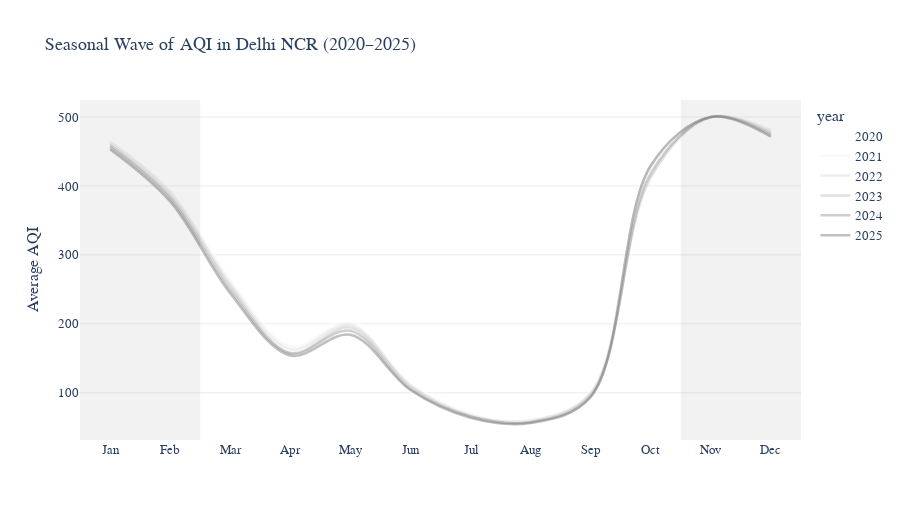

The cell this chart's notebook holds for it:
### Code cell
fig = px.line(
    monthly_aqi,
    x="month",
    y="aqi",
    color="year",
    title="Seasonal Wave of AQI in Delhi NCR (2020–2025)",
    labels={"month": "", "aqi": "Average AQI"},
    color_discrete_sequence=px.colors.sequential.Greys
)

fig.update_traces(
    line=dict(width=2.5, shape="spline"),
    opacity=0.45
)

fig.update_layout(
    plot_bgcolor="white",
    paper_bgcolor="white",
    height=520,
    hovermode="x unified",
    font=dict(family="Georgia", size=13),
    xaxis=dict(
        tickmode="array",
        tickvals=list(range(1,13)),
        ticktext=list(month_map.values()),
        showgrid=False
    ),
    yaxis=dict(
        gridcolor="rgba(0,0,0,0.08)"
    )
)

# Highlight winter (Nov–Feb)
fig.add_vrect(x0=10.5, x1=12.5, fillcolor="black", opacity=0.05, line_width=0)
fig.add_vrect(x0=0.5, x1=2.5, fillcolor="black", opacity=0.05, line_width=0)

fig.show()

### Figure 1 — Plotly figure (JSON) as saved in the notebook; plotly's stock layout.template omitted (floating-point values rounded to 4 significant figures)
{"data": [{"hovertemplate": "year=2020<br>=%{x}<br>Average AQI=%{y}<extra></extra>", "legendgroup": "2020", "line": {"color": "rgb(255,255,255)", "dash": "solid", "shape": "spline", "width": 2.5}, "marker": {"symbol": "circle"}, "mode": "lines", "name": "2020", "opacity": 0.45, "orientation": "v", "showlegend": true, "type": "scatter", "x": [1, 2, 3, 4, 5, 6, 7, 8, 9, 10, 11, 12], "xaxis": "x", "y": [468.6, 396.8, 265.8, 170.9, 204.8, 114.7, 70.36, 60.98, 101.8, 420.7, 500.0, 484.1], "yaxis": "y"}, {"hovertemplate": "year=2021<br>=%{x}<br>Average AQI=%{y}<extra></extra>", "legendgroup": "2021", "line": {"color": "rgb(240,240,240)", "dash": "solid", "shape": "spline", "width": 2.5}, "marker": {"symbol": "circle"}, "mode": "lines", "name": "2021", "opacity": 0.45, "orientation": "v", "showlegend": true, "type": "scatter", "x": [1, 2, 3, 4, 5, 6, 7, 8, 9, 10, 11, 12], "xaxis": "x", "y": [465.3, 392.7, 263.0, 167.3, 200.4, 112.0, 68.74, 60.27, 100.1, 421.7, 500.0, 481.8], "yaxis": "y"}, {"hovertemplate": "year=2022<br>=%{x}<br>Average AQI=%{y}<extra></extra>", "legendgroup": "2022", "line": {"color": "rgb(217,217,217)", "dash": "solid", "shape": "spline", "width": 2.5}, "marker": {"symbol": "circle"}, "mode": "lines", "name": "2022", "opacity": 0.45, "orientation": "v", "showlegend": true, "type": "scatter", "x": [1, 2, 3, 4, 5, 6, 7, 8, 9, 10, 11, 12], "xaxis": "x", "y": [462.6, 390.0, 258.3, 163.2, 198.0, 110.9, 67.37, 59.97, 99.57, 428.7, 500.0, 479.7], "yaxis": "y"}, {"hovertemplate": "year=2023<br>=%{x}<br>Average AQI=%{y}<extra></extra>", "legendgroup": "2023", "line": {"color": "rgb(189,189,189)", "dash": "solid", "shape": "spline", "width": 2.5}, "marker": {"symbol": "circle"}, "mode": "lines", "name": "2023", "opacity": 0.45, "orientation": "v", "showlegend": true, "type": "scatter", "x": [1, 2, 3, 4, 5, 6, 7, 8, 9, 10, 11, 12], "xaxis": "x", "y": [459.9, 385.5, 254.6, 158.1, 194.5, 108.7, 65.87, 57.68, 97.68, 412.3, 500.0, 476.7], "yaxis": "y"}, {"hovertemplate": "year=2024<br>=%{x}<br>Average AQI=%{y}<extra></extra>", "legendgroup": "2024", "line": {"color": "rgb(150,150,150)", "dash": "solid", "shape": "spline", "width": 2.5}, "marker": {"symbol": "circle"}, "mode": "lines", "name": "2024", "opacity": 0.45, "orientation": "v", "showlegend": true, "type": "scatter", "x": [1, 2, 3, 4, 5, 6, 7, 8, 9, 10, 11, 12], "xaxis": "x", "y": [457.0, 381.9, 249.2, 157.1, 190.0, 105.4, 65.59, 57.26, 94.8, 417.9, 500.0, 474.0], "yaxis": "y"}, {"hovertemplate": "year=2025<br>=%{x}<br>Average AQI=%{y}<extra></extra>", "legendgroup": "2025", "line": {"color": "rgb(115,115,115)", "dash": "solid", "shape": "spline", "width": 2.5}, "marker": {"symbol": "circle"}, "mode": "lines", "name": "2025", "opacity": 0.45, "orientation": "v", "showlegend": true, "type": "scatter", "x": [1, 2, 3, 4, 5, 6, 7, 8, 9, 10, 11, 12], "xaxis": "x", "y": [453.2, 377.5, 244.5, 154.0, 184.1, 104.0, 63.67, 56.19, 93.89, 429.6, 500.0, 471.3], "yaxis": "y"}], "layout": {"font": {"family": "Georgia", "size": 13}, "height": 520, "hovermode": "x unified", "legend": {"title": {"text": "year"}, "tracegroupgap": 0}, "paper_bgcolor": "white", "plot_bgcolor": "white", "shapes": [{"fillcolor": "black", "line": {"width": 0}, "opacity": 0.05, "type": "rect", "x0": 10.5, "x1": 12.5, "xref": "x", "y0": 0, "y1": 1, "yref": "y domain"}, {"fillcolor": "black", "line": {"width": 0}, "opacity": 0.05, "type": "rect", "x0": 0.5, "x1": 2.5, "xref": "x", "y0": 0, "y1": 1, "yref": "y domain"}], "title": {"text": "Seasonal Wave of AQI in Delhi NCR (2020–2025)"}, "xaxis": {"anchor": "y", "domain": [0, 1], "showgrid": false, "tickmode": "array", "ticktext": ["Jan", "Feb", "Mar", "Apr", "May", "Jun", "Jul", "Aug", "Sep", "Oct", "Nov", "Dec"], "tickvals": [1, 2, 3, 4, 5, 6, 7, 8, 9, 10, 11, 12], "title": {"text": ""}}, "yaxis": {"anchor": "x", "domain": [0, 1], "gridcolor": "rgba(0,0,0,0.08)", "title": {"text": "Average AQI"}}}}
